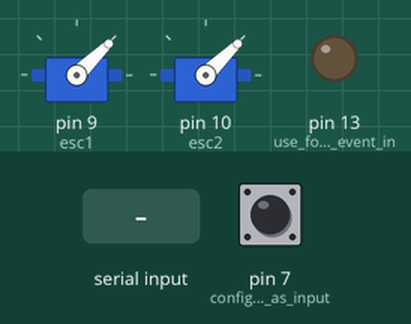
Recording of a sketch running on a simulated Arduino Uno, built with avr-gcc and run on an emulated ATmega328P. Parts: 2 × servo, output pins drawn as LEDs (lit = HIGH). The test bench sets the inputs (shaded band); at power-on: pin 7 (configure_pin_7_as_input) HIGH. What the sketch prints to the serial monitor is not drawn.

Above: at 6.2 s.
6.3 s: pin 7 (configure_pin_7_as_input) pulled LOW for 0.15 s
At 6.37 s:
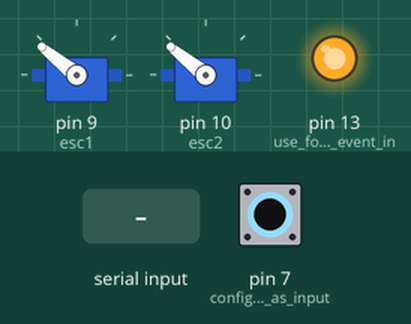
7.9 s: "1" received over Serial
At 9.1 s:
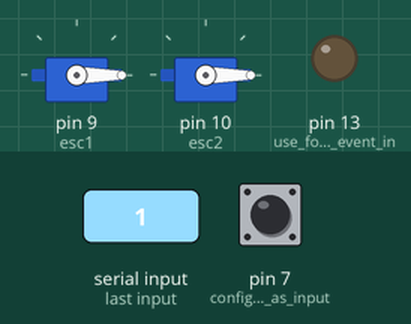
9.4 s: "5" received over Serial
At 10.2 s:
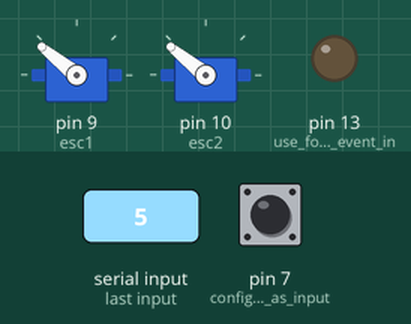
10.9 s: "4" received over Serial
At 11.4 s:
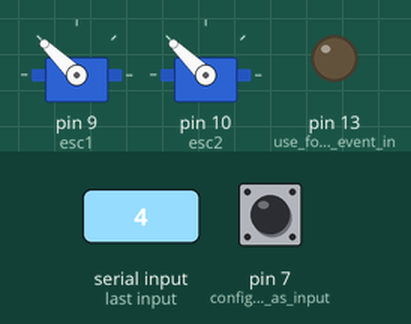
12.4 s: pin 7 (configure_pin_7_as_input) pulled LOW for 1 s
At 14.5 s:
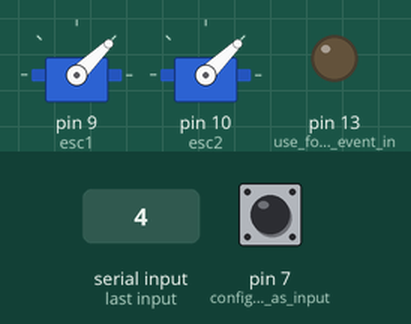
14.9 s: pin 7 (configure_pin_7_as_input) pulled LOW for 3.2 s
At 15.6 s:
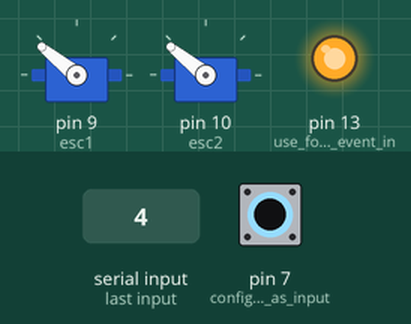
Timing chart, 0 to 19.6 s (numbered marks = the images above; inputs shaded):
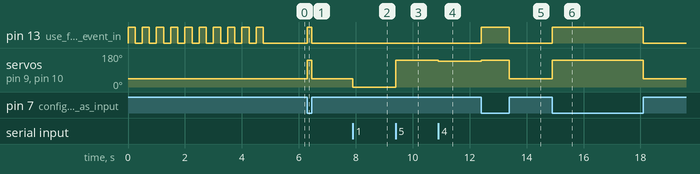

The sketch:

code.ino
```cpp
/**
  Description : To control 2 brushless dc motors with ESCs using Arduino Uno R3
  Date        : 2017-11-19
  Creator     : Cy

  Change History
  --------------
  2017-11-19  Cy  Created file
 **/
#include <Servo.h>

Servo esc1;           // control motor 1
Servo esc2;           // control motor 2
int value = 1000;     // default arming mode
int prevState = 0;    // default external event (pin state)
char c;

void ShowMenu()
{
  Serial.println("");
  Serial.println("Menu - Version 1.2-2017-1117");
  Serial.println("----------------------------------");
  Serial.println("1> Turn Off (0ms)");
  Serial.println("2> Stop / Arming (1000ms)");
  Serial.println("3> Step Up (+50ms)");
  Serial.println("4> Step Downn (-50ms)");
  Serial.println("5> Max Out / Config. Mode (2000ms)");
  Serial.println("6> Show this menu");
  Serial.println("");
  Serial.print("Current Value: ");
  Serial.println(value);
}

void setValue(int val)
{
  esc1.writeMicroseconds(val);
  esc2.writeMicroseconds(val);
}

void setup()
{
  Serial.begin(115200);           // start serial at 115200 baud
  pinMode(LED_BUILTIN, OUTPUT);   // use for external event indicator
  pinMode(7, INPUT_PULLUP);       // configure pin 7 as input with internal pullup motor from external (on / off motors)
  esc1.attach( 9);                // attach Servo object to pin 9
  esc2.attach(10);                // attach Servo object to pin 10
  setValue(value);                // arming motor 1 & 2

  // wait for 5 seconds
  for (int i = 0; i < 10; i++) {
    digitalWrite(LED_BUILTIN, HIGH);
    delay(250);
    digitalWrite(LED_BUILTIN, LOW);
    delay(250);
  }

  ShowMenu();
}

void loop()
{
  int currState;

  setValue(value);

  if ((currState = digitalRead(7)) != prevState)
  {
    if (!currState)
    {
      digitalWrite(LED_BUILTIN, HIGH);
      value = 2000;
    }
    else
    {
      digitalWrite(LED_BUILTIN, LOW);
      value = 1000;
    }
    prevState = currState;
  }

  if (Serial.available())
  {
    c = Serial.read();

    switch (c)
    {
      case '1':

        value = 0;
        break;

      case '2':

        value = 1000;
        break;

      case '3': // step up by 50ms

        value = ((value + 50) <= 2000) ? value + 50 : 2000;
        break;

      case '4': // step down by 50ms

        value = ((value - 50) >= 1000) ? value - 50 : 1000;
        break;

      case '5':

        value = 2000;
        break;

      case '6':

        ShowMenu();
        break;

      default:

        Serial.print("Invalid options: ");
        Serial.println(c, HEX);
        break;
    }
  }
}
```

Measured:
- after the input at 6.3 s, pin 13 (use_for_external_event_in): LOW → HIGH at once, → LOW 0.15 s later; servo on pin 9 (esc1), servo on pin 10 (esc2): 44° → 141° at once, → 44° 0.15 s later
- after the input at 7.9 s, servo on pin 9 (esc1), servo on pin 10 (esc2): 44° → 0° at once
- after the input at 9.4 s, servo on pin 9 (esc1), servo on pin 10 (esc2): 0° → 141° at once
- after the input at 10.9 s, servo on pin 9 (esc1), servo on pin 10 (esc2): 141° → 136° at once
- after the input at 12.4 s, pin 13 (use_for_external_event_in): LOW → HIGH at once, → LOW 1.0 s later; servo on pin 9 (esc1), servo on pin 10 (esc2): 136° → 141° at once, → 44° 1.0 s later
- after the input at 14.9 s, pin 13 (use_for_external_event_in): LOW → HIGH at once, → LOW 3.2 s later; servo on pin 9 (esc1), servo on pin 10 (esc2): 44° → 141° at once, → 44° 3.2 s later
